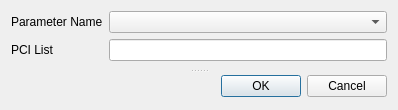
<?xml version="1.0" encoding="UTF-8"?>
<ui version="4.0">
 <class>Dialog</class>
 <widget class="QDialog" name="Dialog">
  <property name="geometry">
   <rect>
    <x>0</x>
    <y>0</y>
    <width>398</width>
    <height>110</height>
   </rect>
  </property>
  <property name="sizePolicy">
   <sizepolicy hsizetype="Preferred" vsizetype="Preferred">
    <horstretch>0</horstretch>
    <verstretch>0</verstretch>
   </sizepolicy>
  </property>
  <property name="minimumSize">
   <size>
    <width>0</width>
    <height>0</height>
   </size>
  </property>
  <property name="maximumSize">
   <size>
    <width>16777215</width>
    <height>16777215</height>
   </size>
  </property>
  <property name="windowTitle">
   <string>Dialog</string>
  </property>
  <property name="autoFillBackground">
   <bool>false</bool>
  </property>
  <layout class="QVBoxLayout" name="verticalLayout">
   <item>
    <widget class="QSplitter" name="splitter">
     <property name="orientation">
      <enum>Qt::Vertical</enum>
     </property>
     <widget class="QWidget" name="layoutWidget">
      <layout class="QFormLayout" name="formLayout">
       <item row="1" column="0">
        <widget class="QLabel" name="param_lb">
         <property name="text">
          <string>Parameter Name</string>
         </property>
        </widget>
       </item>
       <item row="1" column="1">
        <widget class="QComboBox" name="param_cb"/>
       </item>
       <item row="2" column="0">
        <widget class="QLabel" name="pci_lb">
         <property name="text">
          <string>PCI List</string>
         </property>
        </widget>
       </item>
       <item row="2" column="1">
        <widget class="QLineEdit" name="pci_le">
         <property name="text">
          <string/>
         </property>
        </widget>
       </item>
      </layout>
     </widget>
     <widget class="QDialogButtonBox" name="buttonBox">
      <property name="orientation">
       <enum>Qt::Horizontal</enum>
      </property>
      <property name="standardButtons">
       <set>QDialogButtonBox::Cancel|QDialogButtonBox::Ok</set>
      </property>
     </widget>
    </widget>
   </item>
  </layout>
 </widget>
 <resources/>
 <connections>
  <connection>
   <sender>buttonBox</sender>
   <signal>accepted()</signal>
   <receiver>Dialog</receiver>
   <slot>accept()</slot>
   <hints>
    <hint type="sourcelabel">
     <x>248</x>
     <y>254</y>
    </hint>
    <hint type="destinationlabel">
     <x>157</x>
     <y>274</y>
    </hint>
   </hints>
  </connection>
  <connection>
   <sender>buttonBox</sender>
   <signal>rejected()</signal>
   <receiver>Dialog</receiver>
   <slot>reject()</slot>
   <hints>
    <hint type="sourcelabel">
     <x>316</x>
     <y>260</y>
    </hint>
    <hint type="destinationlabel">
     <x>286</x>
     <y>274</y>
    </hint>
   </hints>
  </connection>
 </connections>
</ui>
